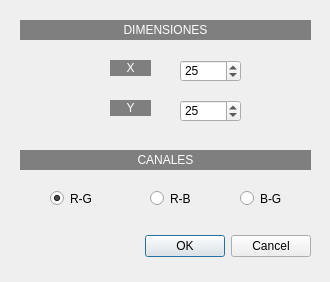
<?xml version="1.0" encoding="UTF-8"?>
<ui version="4.0">
 <class>histograma2d</class>
 <widget class="QDialog" name="histograma2d">
  <property name="geometry">
   <rect>
    <x>0</x>
    <y>0</y>
    <width>330</width>
    <height>282</height>
   </rect>
  </property>
  <property name="windowTitle">
   <string>Dialog</string>
  </property>
  <widget class="QDialogButtonBox" name="buttonBox">
   <property name="geometry">
    <rect>
     <x>80</x>
     <y>230</y>
     <width>231</width>
     <height>32</height>
    </rect>
   </property>
   <property name="orientation">
    <enum>Qt::Horizontal</enum>
   </property>
   <property name="standardButtons">
    <set>QDialogButtonBox::Cancel|QDialogButtonBox::Ok</set>
   </property>
  </widget>
  <widget class="QLabel" name="label_2">
   <property name="geometry">
    <rect>
     <x>20</x>
     <y>20</y>
     <width>291</width>
     <height>20</height>
    </rect>
   </property>
   <property name="styleSheet">
    <string notr="true">background-color: rgb(127, 127, 127);
color: rgb(255, 255, 255);</string>
   </property>
   <property name="text">
    <string>DIMENSIONES</string>
   </property>
   <property name="alignment">
    <set>Qt::AlignCenter</set>
   </property>
  </widget>
  <widget class="QLabel" name="label_3">
   <property name="geometry">
    <rect>
     <x>110</x>
     <y>60</y>
     <width>41</width>
     <height>16</height>
    </rect>
   </property>
   <property name="palette">
    <palette>
     <active>
      <colorrole role="WindowText">
       <brush brushstyle="SolidPattern">
        <color alpha="255">
         <red>255</red>
         <green>255</green>
         <blue>255</blue>
        </color>
       </brush>
      </colorrole>
      <colorrole role="Button">
       <brush brushstyle="SolidPattern">
        <color alpha="255">
         <red>127</red>
         <green>127</green>
         <blue>127</blue>
        </color>
       </brush>
      </colorrole>
      <colorrole role="Midlight">
       <brush brushstyle="SolidPattern">
        <color alpha="255">
         <red>170</red>
         <green>255</green>
         <blue>0</blue>
        </color>
       </brush>
      </colorrole>
      <colorrole role="Text">
       <brush brushstyle="SolidPattern">
        <color alpha="255">
         <red>255</red>
         <green>255</green>
         <blue>255</blue>
        </color>
       </brush>
      </colorrole>
      <colorrole role="ButtonText">
       <brush brushstyle="SolidPattern">
        <color alpha="255">
         <red>255</red>
         <green>255</green>
         <blue>255</blue>
        </color>
       </brush>
      </colorrole>
      <colorrole role="Base">
       <brush brushstyle="SolidPattern">
        <color alpha="255">
         <red>127</red>
         <green>127</green>
         <blue>127</blue>
        </color>
       </brush>
      </colorrole>
      <colorrole role="Window">
       <brush brushstyle="SolidPattern">
        <color alpha="255">
         <red>127</red>
         <green>127</green>
         <blue>127</blue>
        </color>
       </brush>
      </colorrole>
     </active>
     <inactive>
      <colorrole role="WindowText">
       <brush brushstyle="SolidPattern">
        <color alpha="255">
         <red>255</red>
         <green>255</green>
         <blue>255</blue>
        </color>
       </brush>
      </colorrole>
      <colorrole role="Button">
       <brush brushstyle="SolidPattern">
        <color alpha="255">
         <red>127</red>
         <green>127</green>
         <blue>127</blue>
        </color>
       </brush>
      </colorrole>
      <colorrole role="Midlight">
       <brush brushstyle="SolidPattern">
        <color alpha="255">
         <red>170</red>
         <green>255</green>
         <blue>0</blue>
        </color>
       </brush>
      </colorrole>
      <colorrole role="Text">
       <brush brushstyle="SolidPattern">
        <color alpha="255">
         <red>255</red>
         <green>255</green>
         <blue>255</blue>
        </color>
       </brush>
      </colorrole>
      <colorrole role="ButtonText">
       <brush brushstyle="SolidPattern">
        <color alpha="255">
         <red>255</red>
         <green>255</green>
         <blue>255</blue>
        </color>
       </brush>
      </colorrole>
      <colorrole role="Base">
       <brush brushstyle="SolidPattern">
        <color alpha="255">
         <red>127</red>
         <green>127</green>
         <blue>127</blue>
        </color>
       </brush>
      </colorrole>
      <colorrole role="Window">
       <brush brushstyle="SolidPattern">
        <color alpha="255">
         <red>127</red>
         <green>127</green>
         <blue>127</blue>
        </color>
       </brush>
      </colorrole>
     </inactive>
     <disabled>
      <colorrole role="WindowText">
       <brush brushstyle="SolidPattern">
        <color alpha="255">
         <red>255</red>
         <green>255</green>
         <blue>255</blue>
        </color>
       </brush>
      </colorrole>
      <colorrole role="Button">
       <brush brushstyle="SolidPattern">
        <color alpha="255">
         <red>127</red>
         <green>127</green>
         <blue>127</blue>
        </color>
       </brush>
      </colorrole>
      <colorrole role="Midlight">
       <brush brushstyle="SolidPattern">
        <color alpha="255">
         <red>170</red>
         <green>255</green>
         <blue>0</blue>
        </color>
       </brush>
      </colorrole>
      <colorrole role="Text">
       <brush brushstyle="SolidPattern">
        <color alpha="255">
         <red>255</red>
         <green>255</green>
         <blue>255</blue>
        </color>
       </brush>
      </colorrole>
      <colorrole role="ButtonText">
       <brush brushstyle="SolidPattern">
        <color alpha="255">
         <red>255</red>
         <green>255</green>
         <blue>255</blue>
        </color>
       </brush>
      </colorrole>
      <colorrole role="Base">
       <brush brushstyle="SolidPattern">
        <color alpha="255">
         <red>127</red>
         <green>127</green>
         <blue>127</blue>
        </color>
       </brush>
      </colorrole>
      <colorrole role="Window">
       <brush brushstyle="SolidPattern">
        <color alpha="255">
         <red>127</red>
         <green>127</green>
         <blue>127</blue>
        </color>
       </brush>
      </colorrole>
     </disabled>
    </palette>
   </property>
   <property name="styleSheet">
    <string notr="true">background-color: rgb(127, 127, 127);
color: rgb(255, 255, 255);</string>
   </property>
   <property name="text">
    <string>X</string>
   </property>
   <property name="alignment">
    <set>Qt::AlignCenter</set>
   </property>
  </widget>
  <widget class="QLabel" name="label_4">
   <property name="geometry">
    <rect>
     <x>110</x>
     <y>100</y>
     <width>41</width>
     <height>16</height>
    </rect>
   </property>
   <property name="palette">
    <palette>
     <active>
      <colorrole role="WindowText">
       <brush brushstyle="SolidPattern">
        <color alpha="255">
         <red>255</red>
         <green>255</green>
         <blue>255</blue>
        </color>
       </brush>
      </colorrole>
      <colorrole role="Button">
       <brush brushstyle="SolidPattern">
        <color alpha="255">
         <red>127</red>
         <green>127</green>
         <blue>127</blue>
        </color>
       </brush>
      </colorrole>
      <colorrole role="Midlight">
       <brush brushstyle="SolidPattern">
        <color alpha="255">
         <red>170</red>
         <green>255</green>
         <blue>0</blue>
        </color>
       </brush>
      </colorrole>
      <colorrole role="Text">
       <brush brushstyle="SolidPattern">
        <color alpha="255">
         <red>255</red>
         <green>255</green>
         <blue>255</blue>
        </color>
       </brush>
      </colorrole>
      <colorrole role="ButtonText">
       <brush brushstyle="SolidPattern">
        <color alpha="255">
         <red>255</red>
         <green>255</green>
         <blue>255</blue>
        </color>
       </brush>
      </colorrole>
      <colorrole role="Base">
       <brush brushstyle="SolidPattern">
        <color alpha="255">
         <red>127</red>
         <green>127</green>
         <blue>127</blue>
        </color>
       </brush>
      </colorrole>
      <colorrole role="Window">
       <brush brushstyle="SolidPattern">
        <color alpha="255">
         <red>127</red>
         <green>127</green>
         <blue>127</blue>
        </color>
       </brush>
      </colorrole>
     </active>
     <inactive>
      <colorrole role="WindowText">
       <brush brushstyle="SolidPattern">
        <color alpha="255">
         <red>255</red>
         <green>255</green>
         <blue>255</blue>
        </color>
       </brush>
      </colorrole>
      <colorrole role="Button">
       <brush brushstyle="SolidPattern">
        <color alpha="255">
         <red>127</red>
         <green>127</green>
         <blue>127</blue>
        </color>
       </brush>
      </colorrole>
      <colorrole role="Midlight">
       <brush brushstyle="SolidPattern">
        <color alpha="255">
         <red>170</red>
         <green>255</green>
         <blue>0</blue>
        </color>
       </brush>
      </colorrole>
      <colorrole role="Text">
       <brush brushstyle="SolidPattern">
        <color alpha="255">
         <red>255</red>
         <green>255</green>
         <blue>255</blue>
        </color>
       </brush>
      </colorrole>
      <colorrole role="ButtonText">
       <brush brushstyle="SolidPattern">
        <color alpha="255">
         <red>255</red>
         <green>255</green>
         <blue>255</blue>
        </color>
       </brush>
      </colorrole>
      <colorrole role="Base">
       <brush brushstyle="SolidPattern">
        <color alpha="255">
         <red>127</red>
         <green>127</green>
         <blue>127</blue>
        </color>
       </brush>
      </colorrole>
      <colorrole role="Window">
       <brush brushstyle="SolidPattern">
        <color alpha="255">
         <red>127</red>
         <green>127</green>
         <blue>127</blue>
        </color>
       </brush>
      </colorrole>
     </inactive>
     <disabled>
      <colorrole role="WindowText">
       <brush brushstyle="SolidPattern">
        <color alpha="255">
         <red>255</red>
         <green>255</green>
         <blue>255</blue>
        </color>
       </brush>
      </colorrole>
      <colorrole role="Button">
       <brush brushstyle="SolidPattern">
        <color alpha="255">
         <red>127</red>
         <green>127</green>
         <blue>127</blue>
        </color>
       </brush>
      </colorrole>
      <colorrole role="Midlight">
       <brush brushstyle="SolidPattern">
        <color alpha="255">
         <red>170</red>
         <green>255</green>
         <blue>0</blue>
        </color>
       </brush>
      </colorrole>
      <colorrole role="Text">
       <brush brushstyle="SolidPattern">
        <color alpha="255">
         <red>255</red>
         <green>255</green>
         <blue>255</blue>
        </color>
       </brush>
      </colorrole>
      <colorrole role="ButtonText">
       <brush brushstyle="SolidPattern">
        <color alpha="255">
         <red>255</red>
         <green>255</green>
         <blue>255</blue>
        </color>
       </brush>
      </colorrole>
      <colorrole role="Base">
       <brush brushstyle="SolidPattern">
        <color alpha="255">
         <red>127</red>
         <green>127</green>
         <blue>127</blue>
        </color>
       </brush>
      </colorrole>
      <colorrole role="Window">
       <brush brushstyle="SolidPattern">
        <color alpha="255">
         <red>127</red>
         <green>127</green>
         <blue>127</blue>
        </color>
       </brush>
      </colorrole>
     </disabled>
    </palette>
   </property>
   <property name="styleSheet">
    <string notr="true">background-color: rgb(127, 127, 127);
color: rgb(255, 255, 255);</string>
   </property>
   <property name="text">
    <string>Y</string>
   </property>
   <property name="alignment">
    <set>Qt::AlignCenter</set>
   </property>
  </widget>
  <widget class="QSpinBox" name="spinBox">
   <property name="geometry">
    <rect>
     <x>180</x>
     <y>60</y>
     <width>61</width>
     <height>22</height>
    </rect>
   </property>
   <property name="minimum">
    <number>1</number>
   </property>
   <property name="maximum">
    <number>32</number>
   </property>
   <property name="value">
    <number>25</number>
   </property>
  </widget>
  <widget class="QSpinBox" name="spinBox_2">
   <property name="geometry">
    <rect>
     <x>180</x>
     <y>100</y>
     <width>61</width>
     <height>22</height>
    </rect>
   </property>
   <property name="minimum">
    <number>1</number>
   </property>
   <property name="maximum">
    <number>32</number>
   </property>
   <property name="value">
    <number>25</number>
   </property>
  </widget>
  <widget class="QLabel" name="label_5">
   <property name="geometry">
    <rect>
     <x>20</x>
     <y>150</y>
     <width>291</width>
     <height>20</height>
    </rect>
   </property>
   <property name="styleSheet">
    <string notr="true">background-color: rgb(127, 127, 127);
color: rgb(255, 255, 255);</string>
   </property>
   <property name="text">
    <string>CANALES</string>
   </property>
   <property name="alignment">
    <set>Qt::AlignCenter</set>
   </property>
  </widget>
  <widget class="QRadioButton" name="radioButton">
   <property name="geometry">
    <rect>
     <x>50</x>
     <y>190</y>
     <width>41</width>
     <height>17</height>
    </rect>
   </property>
   <property name="text">
    <string>R-G</string>
   </property>
   <property name="checked">
    <bool>true</bool>
   </property>
  </widget>
  <widget class="QRadioButton" name="radioButton_2">
   <property name="geometry">
    <rect>
     <x>150</x>
     <y>190</y>
     <width>41</width>
     <height>17</height>
    </rect>
   </property>
   <property name="text">
    <string>R-B</string>
   </property>
  </widget>
  <widget class="QRadioButton" name="radioButton_3">
   <property name="geometry">
    <rect>
     <x>240</x>
     <y>190</y>
     <width>51</width>
     <height>17</height>
    </rect>
   </property>
   <property name="text">
    <string>B-G</string>
   </property>
  </widget>
 </widget>
 <resources/>
 <connections>
  <connection>
   <sender>buttonBox</sender>
   <signal>accepted()</signal>
   <receiver>histograma2d</receiver>
   <slot>accept()</slot>
   <hints>
    <hint type="sourcelabel">
     <x>248</x>
     <y>254</y>
    </hint>
    <hint type="destinationlabel">
     <x>157</x>
     <y>274</y>
    </hint>
   </hints>
  </connection>
  <connection>
   <sender>buttonBox</sender>
   <signal>rejected()</signal>
   <receiver>histograma2d</receiver>
   <slot>reject()</slot>
   <hints>
    <hint type="sourcelabel">
     <x>316</x>
     <y>260</y>
    </hint>
    <hint type="destinationlabel">
     <x>286</x>
     <y>274</y>
    </hint>
   </hints>
  </connection>
 </connections>
</ui>
